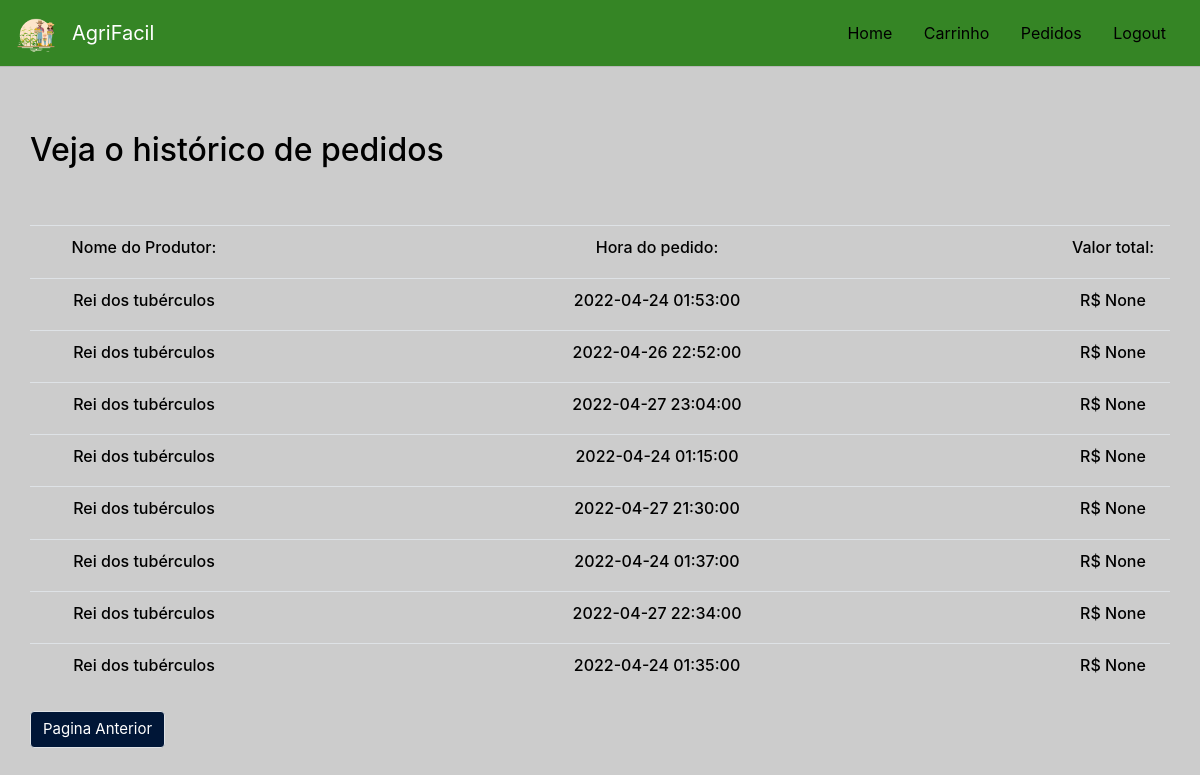
Before: /order-history (signed in) with the older database file.
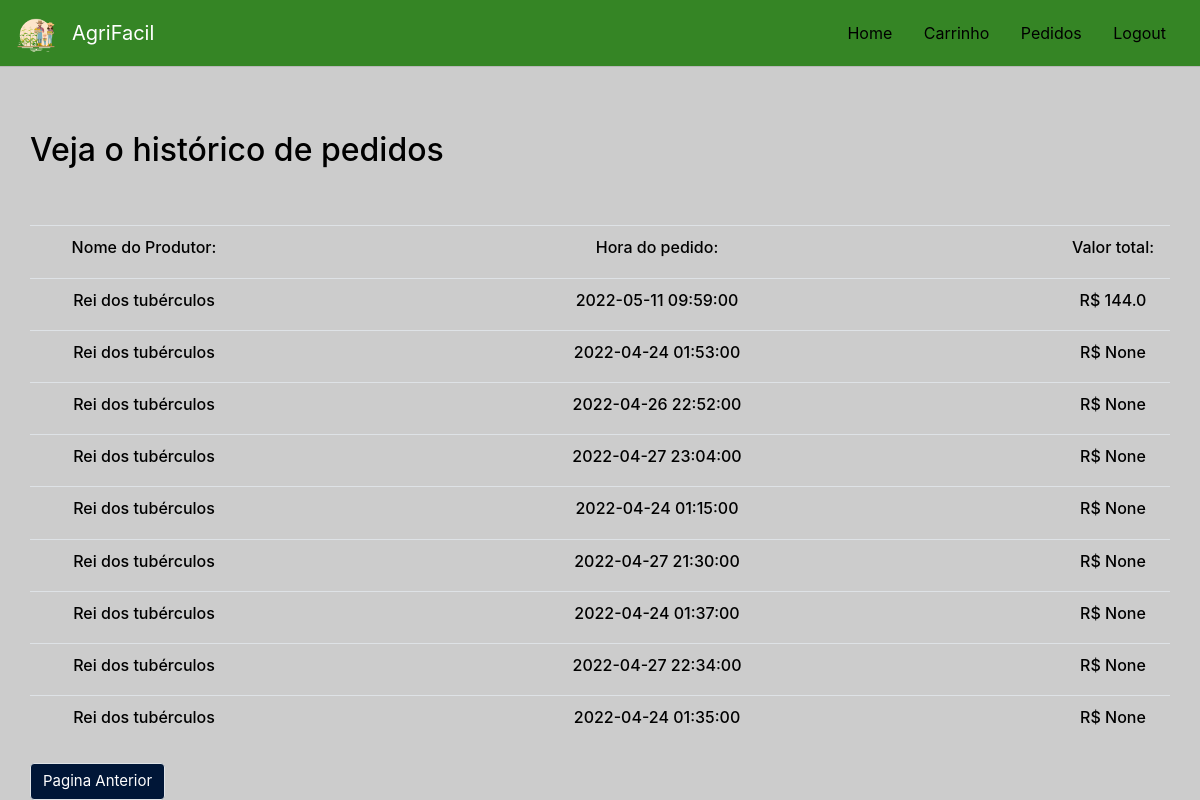
After: the same page with the newer database file.
### tables this page shows
CREATE TABLE pedido (idPedido INTEGER PRIMARY KEY AUTOINCREMENT, idProdutor INTEGER, idProduto INTEGER, quantidade INTEGER, CPF INTEGER, valor FLOAT, horario DATETIME, uuid TEXT, status_pedido TEXT, FOREIGN KEY(idProdutor) REFERENCES produtor(idProdutor), FOREIGN KEY(CPF) REFERENCES consumidor(CPF), FOREIGN KEY(idProduto) REFERENCES produto(idProduto));

### api/order.py (the view)
@app.route('/order-history', methods=['GET', 'POST'])
def order_history():
    order_history = order.get_order_history(session['cpf'])
    return render_template("order_history.html", order_history = order_history)

### crud/order.py (called while the page is built)
def get_order_history(cpf):
    with sql.connect("db/agrifacil.db") as con:
        cur = con.cursor()
        cur.execute("SELECT p.idPedido, p.valor, pr.nomeFantasia, p.horario FROM pedido p join produtor pr on (p.idProdutor = pr.idProdutor) join produto pt on (p.idProduto = pt.idProdutor) where p.cpf = (?) and p.status_pedido = 'Confirmado' group by uuid",(cpf,))
        return cur.fetchall()

### templates/order_history.html
{% extends "base.html" %}
{% block content %}
<main role="main">
    <div class="container" align="center">
<br/>
<br/>
        <div class="row">
        <h2 style="color:black">Veja o histórico de pedidos</h2>
        </div>
<br/>
<br/>
    <div class="row" >
    <table class="table table-hover">
        <tr>
            <h6><td width="20%" style="vertical-align:middle;"><div align="center"><h6 style="color:black">Nome do Produtor:</h6></div></td>
            <td></td>
            <td width="20%" style="vertical-align:middle;"><div align="center"><h6 style="color:black">Hora do pedido:</h6></div></td>
            <td></td>
            <td width="10%" style="vertical-align:middle;" ><div align="center"><h6 style="color:black">Valor total:</h6></div></td>
        </tr>
            {% for result in order_history %}
        <tr class="item">
            <td width="20%" style="vertical-align:middle;"><div align="center"><h6 style="color:black">{{result[2]}}</h6></div></td>
            <td></td>
            <td width="10%" style="vertical-align:middle;"><div align="center"><h6 style="color:black">{{result[3]}}</h6></div></td>
            <td></td>
            <td width="10%" style="vertical-align:middle;"><div align="center"><h6 style="color:black">R$ {{result[1]}}</h6></div></td>
        </tr>
            {% endfor %}
    </table>
    <br/>
        </div>
        <div class="row" style="justify-content: space-between">
        <input type="button" class ="btn btn-primary border teste2" border="2" style= "background-color: #001637;font-size: 15px;" value="Pagina Anterior" onclick="history.back(-1)" />
    </div>
    </div>
</main>
  {% endblock %}

### templates/base.html (shortened to what this page needs)
<html>
    <head>
        <link rel="stylesheet" href="https://cdn.jsdelivr.net/npm/bootstrap@4.1.3/dist/css/bootstrap.min.css">
    </head>
    <body style="background-color:#ccc">
    <div class="row">
        <div class ="col-12" style= "min-height: 50px">
            <nav class="navbar navbar-expand-lg navbar-dark fixed-top justify-content-between" style="background-color:#358525">
                <a class="navbar-brand" href="/">
                    <img src="/static/images/logo.jpeg" alt="AgriFacil" height="40px" />
                </a>
                <ul class="navbar-nav mr-auto">
                    <li>
                    <a class="navbar-brand" href="/">AgriFacil</a>
                </ul>
                &nbsp;&nbsp;<a style ="color:black; "href="/">Home</a>&nbsp;&nbsp;&nbsp;&nbsp;
                &nbsp;&nbsp;<a style ="color:black; "href="/shop_car">Carrinho</a>&nbsp;&nbsp;&nbsp;&nbsp;
                &nbsp;&nbsp;<a style ="color:black; "href="/order_status">Pedidos</a>&nbsp;&nbsp;&nbsp;&nbsp;
                &nbsp;&nbsp;<a style = "color:black;" href="/logout">Logout</a>&nbsp;&nbsp;&nbsp;&nbsp;
            </nav>
        </div>
        <div class ="col-12">
            <hr>{% block content %}{% endblock %}</hr>
        </div>
    </div>
    </body>
</html>

Changed rows visible on the page:
added pedido: result "Rei dos tubérculos", horario "2022-05-11 09:59:00", valor "144.0"
